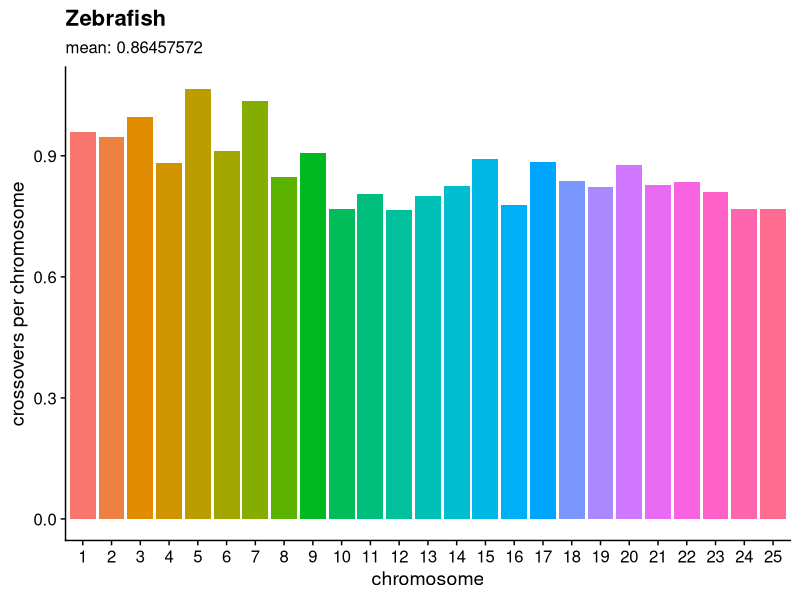

The R source for this figure: (Note: this script raises an error after producing the figure.)
## ---- chunk 1
#| include: false
library(tidyverse)
## ---- chunk 2
#| include: false
# Data from S4, haenelMetaanalysisChromosomescaleCrossover2018

## Which species have a genome length of nearly 800 Mb?
readr::read_tsv(here::here("results/haenel_2018_S4.txt"),
                       comment = "#") %>% 
  dplyr::group_by(Species) %>% 
  dplyr::summarise(TOT_LEN = sum(Physical.map.length.Mb)) %>% 
  dplyr::arrange(desc(TOT_LEN))

# Cyprinus carpio (common carp) has a total genome length of 847.66 Mb (similar to 800 Mb in medaka)
df = readr::read_tsv(here::here("results/haenel_2018_S4.txt"),
                       comment = "#") %>% 
  dplyr::filter(Species %in% c("Danio.renio")) %>%
  dplyr::mutate(Species = dplyr::recode(Species,
                                        "Cyprinus.carpio" = "common carp",
                                        "Homo.sapiens" = "human",
                                        "Danio.renio" = "zebrafish")) %>% 
  dplyr::mutate(Chromosome = Chromosome %>% stringr::str_remove("Chr"),
                Chromosome = Chromosome %>% 
                  as.numeric(.) %>% 
                  factor(., levels = 1:25)) %>% 
  dplyr::mutate("crossovers per chromosome" = Crossover.rate * Physical.map.length.Mb / 100) 

# Get mean crossovers per chromosome
mean_crossovers = mean(df$`crossovers per chromosome`)

## ---- chunk 3
#| label: fig-zebrafish-co-per-chrom
#| echo: false
#| fig.cap: 'Crossovers per chromosome based on data provided in @haenelMetaanalysisChromosomescaleCrossover2018, where "crossovers per chromosome" for each chromosome $c$ was calculated by $\frac{crossover~rate_{c}(cM / Mb) \times length_{c}(Mb)} {100}$. The medaka genome is shorter in length than the zebrafish genome (~800 Mb compared to ~1,300 Mb), which according to the authors would suggest that medaka likely has a higher average crossover rate than what is presented in this figure.'
# Plot
df %>% 
  ggplot() +
  geom_col(aes(Chromosome, `crossovers per chromosome`, fill = Chromosome)) +
  cowplot::theme_cowplot() +
  xlab("chromosome") +
  guides(fill = "none") +
  labs(title = "Zebrafish",
       subtitle = paste("mean: ", mean_crossovers, sep = ""))
## ---- chunk 4
#| label: fig-hmm-scat
#| echo: false
#| fig.cap: "HMM states called for each bin across chr18 for 10 F~2~ samples, to illustrate the effect of changing the HMM's transition probabilities and emission variances. States 0, 1, and 2 correspond to homozygous *Cab*, heterozygous, and homozygous *Kaga*. Each point represents a 5-kb bin. Y-axis is the proportion of reads within each bin that align to the *Kaga* allele. X-axis is the bp location of the start of each bin. **A**: Standard HMM with all model parameters trained on the data. **B**. HMM with fixed transition probabilities of 0 $\\rightarrow$ 0 or 1 $\\rightarrow$ 1 or 2 $\\rightarrow$ 2 = 0.999; 0 $\\rightarrow$ 1 or 2 $\\rightarrow$ 1 = 0.00066; 0 $\\rightarrow$ 2 or 2 $\\rightarrow$ 0 = 0.000333; 1 $\\rightarrow$ 0 or 1 $\\rightarrow$ 2 = 0.0005. **C**-**F** retain those transition probabilities but with different fixed emission variances of 0.01 (**C**), 0.33 (**D**), 0.8 (**E**), and 1 (**F**)."
knitr::include_graphics(here::here("book/plots/thesis/scatter_collage.png"), auto_pdf = T)
## ---- chunk 5
#| label: fig-karyo-wi-missing
#| echo: false
#| fig.cap: 'Recombination blocks in 622 F~2~ samples based on the ratio of reads mapping to either the *Cab* or *Kaga* allele within 5-kb bins, with homozygous-*Cab* blocks in green, heterozoygous blocks in navy blue, and homozygous *Kaga* blocks in red. Most blocks show 0-2 crossover events, as expected, with some regions showing higher numbers of crossovers interpreted as noise. Unfilled regions are those with no state called by the HMM due to a lack of reads mapping to SNPs within those 5-kb bins.'
#| fig.align: 'center'
knitr::include_graphics(here::here("book/plots/karyoplots_cropped/karyoplot_wi_missing_cropped.png"), auto_pdf = T)
## ---- chunk 6
#| label: tbl-reporter-conc
#| echo: false
#| message: false
#| warning: false
#| tbl-cap: 'Confusion matrix for reporter genotype as called by the HMM, and as inferred from the fluorescence brightness.'
knitr::kable(readr::read_csv(here::here("results/hmm_reporter_conc.csv"))) #%>% 
  #janitor::adorn_totals("row",,,, -c("HMM state", "Reporter phenotype")) %>% 
  #DT::datatable()
## ---- chunk 7
#| label: fig-karyo-no-missing
#| echo: false
#| fig.cap: 'Recombination blocks in 622 F~2~ samples based on the ratio of reads mapping to either the *Cab* or *Kaga* allele within 5-kb bins, with homozygous-*Cab* blocks in green, heterozoygous blocks in navy blue, and homozygous *Kaga* blocks in red. Most blocks show 0-2 crossover events, as expected, with some regions showing higher numbers of crossovers interpreted as noise. Bins with missing genotypes were "filled" based on the call of the previous called bin, or if unavailable (e.g. the missing bin was at the start of the chromosome), then the next called bin.'
knitr::include_graphics(here::here("book/plots/karyoplots_cropped/karyoplot_no_missing_cropped.png"), auto_pdf = T)
## ---- chunk 8
#| label: fig-prop-sites-total
#| echo: false
#| fig.cap: 'Proportions of 5-kb blocks called as either homozygous-*Cab*, heterozygous, or homozygous-*Kaga*.'
#| out.width: '100%'
knitr::include_graphics(here::here("book/plots/hdrr/F1_het_min_DP/hmmlearn_true/None/5000/0.8/prop_sites_total.png"), auto_pdf = T)
